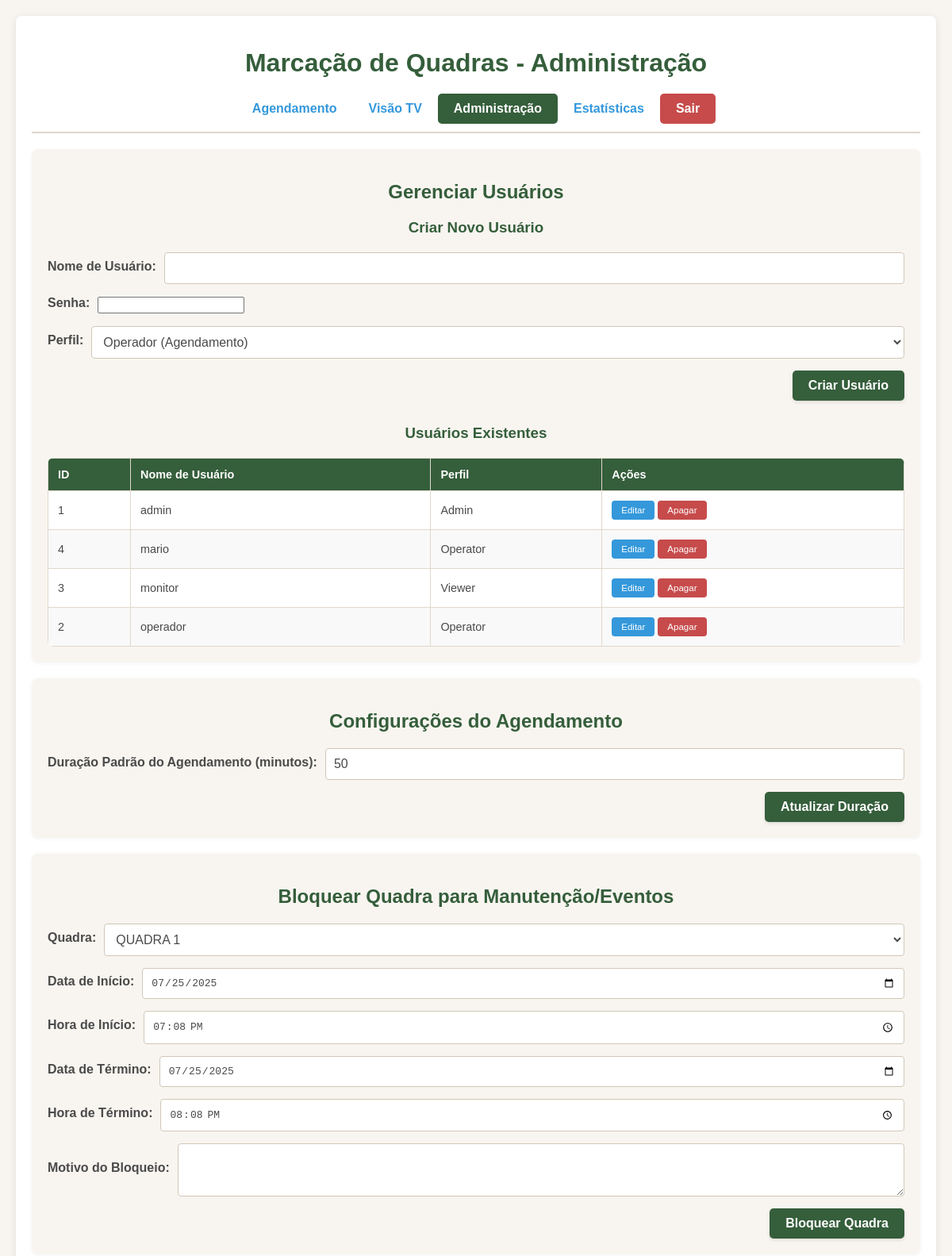
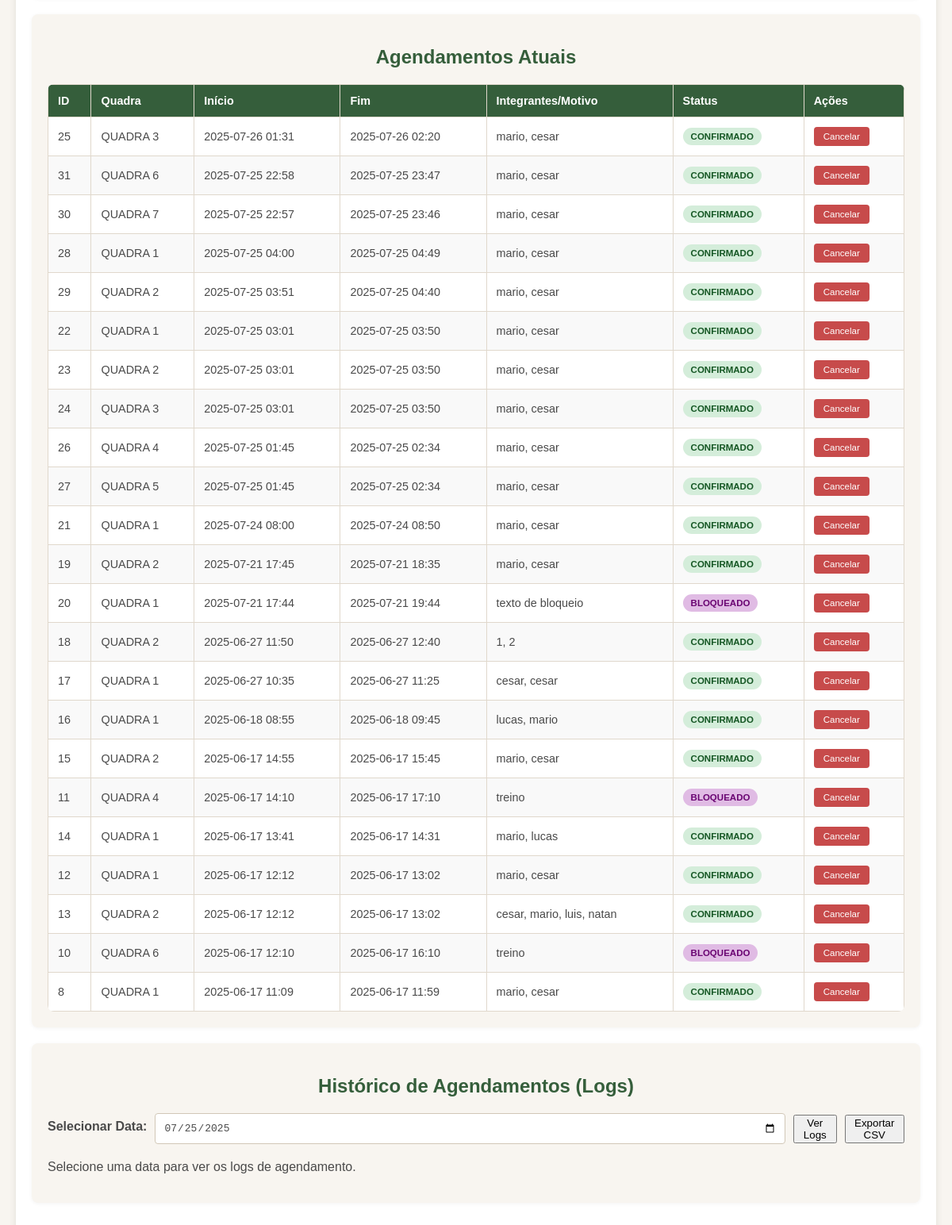
Page /admin (signed in) on the earlier database version (2 pictures, top to bottom).
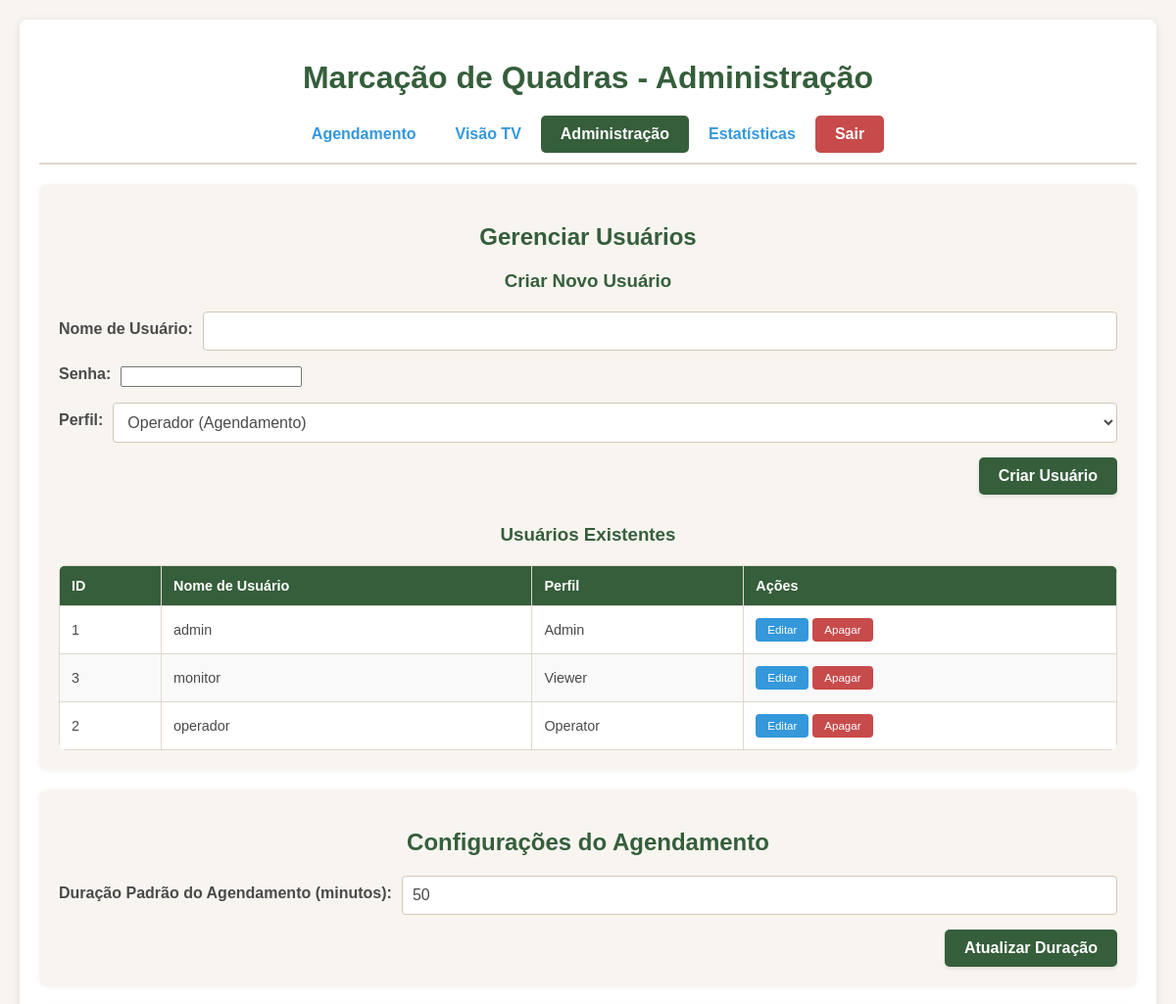
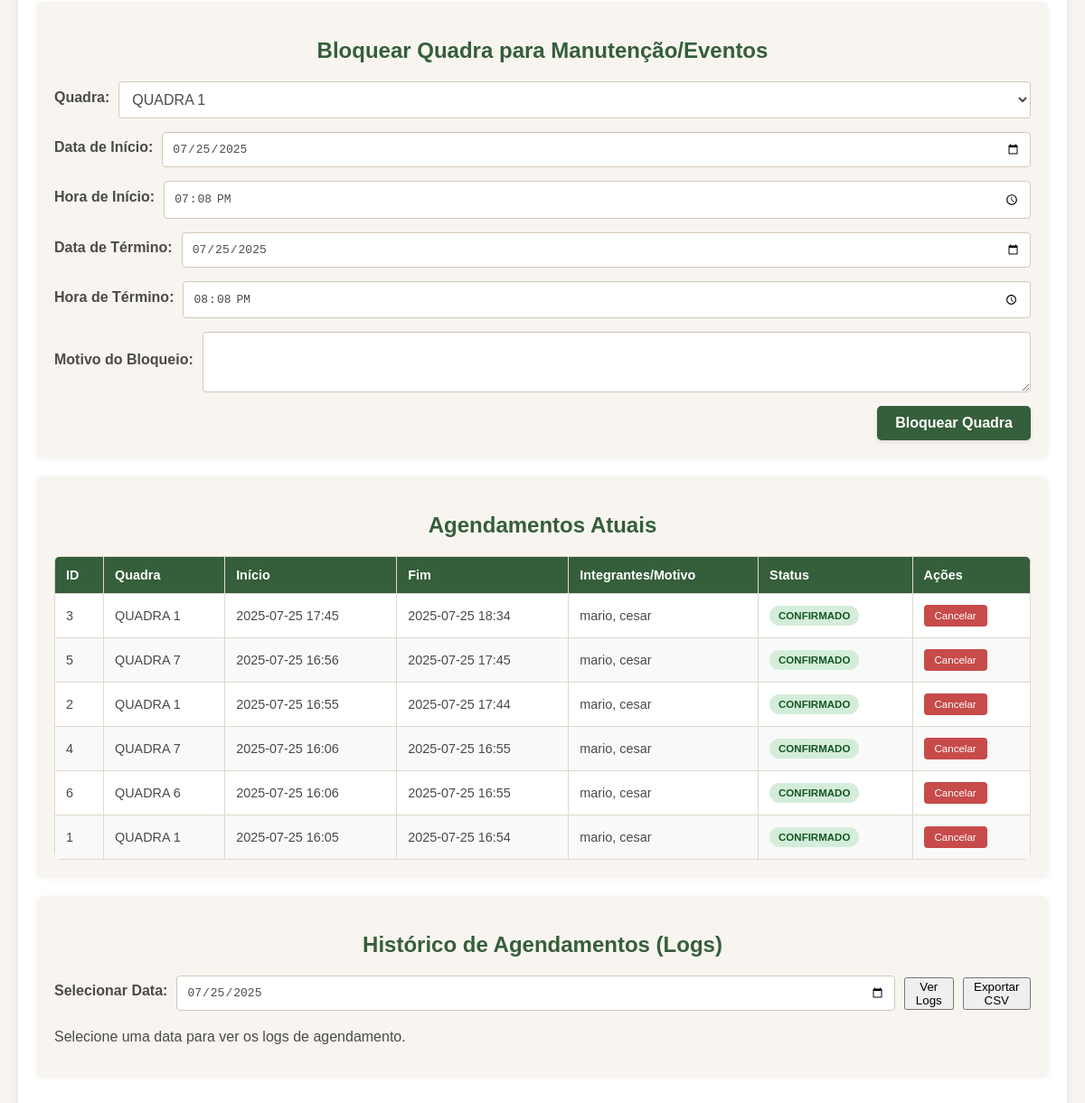
Same page on the later database version (2 pictures, top to bottom).
### tables this page shows
CREATE TABLE users (
            id INTEGER PRIMARY KEY AUTOINCREMENT,
            username TEXT UNIQUE NOT NULL,
            password_hash TEXT NOT NULL,
            role TEXT NOT NULL DEFAULT 'viewer' -- 'admin', 'operator', 'viewer'
        );

CREATE TABLE bookings (
            id INTEGER PRIMARY KEY AUTOINCREMENT,
            courtId TEXT NOT NULL,
            startTime TEXT NOT NULL,
            endTime TEXT NOT NULL,
            players TEXT NOT NULL, -- Armazenado como JSON string
            status TEXT NOT NULL,
            bookedBy TEXT,
            isBlockBooking INTEGER NOT NULL, -- 0 para False, 1 para True
            blockBookingReason TEXT,
            createdAt TEXT NOT NULL
        );

### app.py (the view, shortened to what this page needs)
@app.route('/admin', methods=['GET', 'POST'])
@login_required
@role_required(['admin'])
def admin_panel():
    settings = get_settings_db()
    all_bookings = get_bookings_db()
    all_bookings.sort(key=lambda x: x['startTime'], reverse=True) # Mais recente primeiro
    all_users = get_all_users()
    courts = [f"QUADRA {i + 1}" for i in range(7)]
    current_date = datetime.now().strftime('%Y-%m-%d')
    current_time = datetime.now().strftime('%H:%M')
    one_hour_later = (datetime.now() + timedelta(hours=1)).strftime('%H:%M')
    return render_template('admin.html', settings=settings, bookings=all_bookings, courts=courts,
                           current_date=current_date, current_time=current_time, one_hour_later=one_hour_later, all_users=all_users)

### templates/admin.html (shortened to what this page needs)
<!DOCTYPE html>
<html lang="pt-BR">
<head>
</head>
<body>
    <div class="container">
        <h1>Marcação de Quadras - Administração</h1>
        <div class="navbar">
            {% if g.user and (g.user.role == 'admin' or g.user.role == 'operator') %}
            <a href="{{ url_for('index') }}">Agendamento</a>
            {% endif %}
            {% if g.user and (g.user.role == 'admin' or g.user.role == 'viewer') %}
            <a href="{{ url_for('tv_view') }}">Visão TV</a>
            {% endif %}
            {% if g.user and g.user.role == 'admin' %}
            <a href="{{ url_for('admin_panel') }}" class="active">Administração</a>
            <a href="{{ url_for('statistics_panel') }}">Estatísticas</a>
            {% endif %}
            {% if g.user %}
            <a href="{{ url_for('logout') }}" style="background-color: var(--color-red-delete); color: white;">Sair</a>
            {% endif %}
        </div>
        <div class="section-card">
            <h2>Gerenciar Usuários</h2>
            <h3>Criar Novo Usuário</h3>
            <form action="{{ url_for('admin_panel') }}" method="post">
                <div class="form-group">
                    <label for="new_username">Nome de Usuário:</label>
                    <input type="text" id="new_username" name="new_username" required>
                </div>
                <div class="form-group">
                    <label for="new_password">Senha:</label>
                    <input type="password" id="new_password" name="new_password" required>
                </div>
                <div class="form-group">
                    <label for="new_role">Perfil:</label>
                    <select id="new_role" name="new_role" required>
                        <option value="operator">Operador (Agendamento)</option>
                    </select>
                </div>
                <div class="button-group">
                    <button type="submit" name="create_user" class="submit">Criar Usuário</button>
                </div>
            </form>
            <h3 style="margin-top: 30px;">Usuários Existentes</h3>
            {% if all_users %}
            <table>
                <thead>
                    <tr>
                        <th>ID</th>
                        <th>Nome de Usuário</th>
                        <th>Perfil</th>
                        <th>Ações</th>
                    </tr>
                </thead>
                <tbody>
                    {% for user in all_users %}
                    <tr>
                        <td>{{ user.id }}</td>
                        <td>{{ user.username }}</td>
                        <td>{{ user.role.capitalize() }}</td>
                        <td>
                            <button class="action-button-table"
                                onclick="openEditUserModal({{ user.id }}, '{{ user.username }}', '{{ user.role }}')">Editar</button>
                            <form action="{{ url_for('admin_panel') }}" method="post" style="display:inline-block;">
                                <button type="submit" name="delete_user" class="action-button-table delete"
                                {% if user.id == g.user.id %}disabled title="Você não pode apagar sua própria conta"{% endif %}>Apagar</button>
                            </form>
                        </td>
                    </tr>
                    {% endfor %}
                </tbody>
            </table>
            {% else %}
            <p>Nenhum usuário cadastrado (exceto os padrões).</p>
            {% endif %}
        </div>
        <div class="section-card">
            <h2>Configurações do Agendamento</h2>
            <form action="{{ url_for('admin_panel') }}" method="post">
                <div class="form-group">
                    <label for="new_duration">Duração Padrão do Agendamento (minutos):</label>
                    <input type="number" id="new_duration" name="new_duration" value="{{ settings.bookingDurationMinutes }}" required min="10" step="5">
                </div>
                <div class="button-group">
                    <button type="submit" name="update_duration" class="submit">Atualizar Duração</button>
                </div>
            </form>
        </div>
        <div class="section-card">
            <h2>Bloquear Quadra para Manutenção/Eventos</h2>
            <form action="{{ url_for('admin_panel') }}" method="post">
                <div class="form-group">
                    <label for="block_court_id">Quadra:</label>
                    <select id="block_court_id" name="block_court_id" required>
                        {% for court in courts %}
                            <option value="{{ court }}">{{ court }}</option>
                        {% endfor %}
                    </select>
                </div>
                <div class="form-group">
                    <label for="block_start_date">Data de Início:</label>
                    <input type="date" id="block_start_date" name="block_start_date" value="{{ current_date }}" required>
                </div>
                <div class="form-group">
                    <label for="block_start_time">Hora de Início:</label>
                    <input type="time" id="block_start_time" name="block_start_time" value="{{ current_time }}" required>
                </div>
                <div class="form-group">
                    <label for="block_end_date">Data de Término:</label>
                    <input type="date" id="block_end_date" name="block_end_date" value="{{ current_date }}" required>
                </div>
                <div class="form-group">
                    <label for="block_end_time">Hora de Término:</label>
                    <input type="time" id="block_end_time" name="block_end_time" value="{{ one_hour_later }}" required>
                </div>
                <div class="form-group">
                    <label for="block_reason">Motivo do Bloqueio:</label>
                    <textarea id="block_reason" name="block_reason" rows="3" required></textarea>
                </div>
                <div class="button-group">
                    <button type="submit" name="block_court" class="submit">Bloquear Quadra</button>
                </div>
            </form>
        </div>
        <div class="section-card">
            <h2>Agendamentos Atuais</h2>
            {% if bookings %}
            <table>
                <thead>
                    <tr>
                        <th>ID</th>
                        <th>Quadra</th>
                        <th>Início</th>
                        <th>Fim</th>
                        <th>Integrantes/Motivo</th>
                        <th>Status</th>
                        <th>Ações</th>
                    </tr>
                </thead>
                <tbody>
                    {% for booking in bookings %}
                    <tr>
                        <td>{{ booking.id }}</td>
                        <td>{{ booking.courtId }}</td>
                        <td>{{ booking.startTime.strftime('%Y-%m-%d %H:%M') }}</td>
                        <td>{{ booking.endTime.strftime('%Y-%m-%d %H:%M') }}</td>
                        <td>
                            {% if booking.isBlockBooking %}
                                {{ booking.blockBookingReason }}
                            {% else %}
                                {{ ', '.join(booking.players) }}
                            {% endif %}
                        </td>
                        <td>
                            <span class="status-tag
                                {% if booking.isBlockBooking %}status-block-booking
                                {% elif booking.status == 'confirmed' %}status-confirmed
                                {% elif booking.status == 'playing' %}status-playing
                                {% elif booking.status == 'provisional' %}status-alert-yellow
                                {% endif %}">
                                {% if booking.isBlockBooking %}BLOQUEADO
                                {% elif booking.status == 'confirmed' %}CONFIRMADO
                                {% elif booking.status == 'playing' %}EM JOGO
                                {% elif booking.status == 'provisional' %}PROVISÓRIO
                                {% endif %}
                            </span>
                        </td>
                        <td>
                            <form action="{{ url_for('admin_panel') }}" method="post" style="display:inline-block;">
                                <button type="submit" name="cancel_booking" class="action-button-table delete">Cancelar</button>
                            </form>
                        </td>
                    </tr>
                    {% endfor %}
                </tbody>
            </table>
            {% else %}
            <p>Nenhum agendamento encontrado.</p>
            {% endif %}
        </div>
        <div class="section-card">
            <h2>Histórico de Agendamentos (Logs)</h2>
            <div class="form-group">
                <label for="logDate">Selecionar Data:</label>
                <input type="date" id="logDate" value="{{ current_date }}">
                <button type="button" class="submit" onclick="fetchDailyLogs()">Ver Logs</button>
                <button type="button" class="submit" onclick="exportDailyLogsCsv()">Exportar CSV</button>
            </div>
            <div id="logsDisplay" style="margin-top: 20px;">
                <p>Selecione uma data para ver os logs de agendamento.</p>
            </div>
        </div>
    </div>
</body>
</html>

Differences in the rows shown:
removed users: id "4", username "mario", role "Operator"
removed bookings: id "25", courtId "QUADRA 3", startTime "2025-07-26 01:31", endTime "2025-07-26 02:20", players "mario, cesar", isBlockBooking "CONFIRMADO"
removed bookings: id "31", courtId "QUADRA 6", startTime "2025-07-25 22:58", endTime "2025-07-25 23:47", players "mario, cesar", isBlockBooking "CONFIRMADO"
removed bookings: id "30", courtId "QUADRA 7", startTime "2025-07-25 22:57", endTime "2025-07-25 23:46", players "mario, cesar", isBlockBooking "CONFIRMADO"
removed bookings: id "28", courtId "QUADRA 1", startTime "2025-07-25 04:00", endTime "2025-07-25 04:49", players "mario, cesar", isBlockBooking "CONFIRMADO"
removed bookings: id "29", courtId "QUADRA 2", startTime "2025-07-25 03:51", endTime "2025-07-25 04:40", players "mario, cesar", isBlockBooking "CONFIRMADO"
removed bookings: id "22", courtId "QUADRA 1", startTime "2025-07-25 03:01", endTime "2025-07-25 03:50", players "mario, cesar", isBlockBooking "CONFIRMADO"
removed bookings: id "23", courtId "QUADRA 2", startTime "2025-07-25 03:01", endTime "2025-07-25 03:50", players "mario, cesar", isBlockBooking "CONFIRMADO"
removed bookings: id "24", courtId "QUADRA 3", startTime "2025-07-25 03:01", endTime "2025-07-25 03:50", players "mario, cesar", isBlockBooking "CONFIRMADO"
removed bookings: id "26", courtId "QUADRA 4", startTime "2025-07-25 01:45", endTime "2025-07-25 02:34", players "mario, cesar", isBlockBooking "CONFIRMADO"
removed bookings: id "27", courtId "QUADRA 5", startTime "2025-07-25 01:45", endTime "2025-07-25 02:34", players "mario, cesar", isBlockBooking "CONFIRMADO"
removed bookings: id "21", courtId "QUADRA 1", startTime "2025-07-24 08:00", endTime "2025-07-24 08:50", players "mario, cesar", isBlockBooking "CONFIRMADO"
removed bookings: id "19", courtId "QUADRA 2", startTime "2025-07-21 17:45", endTime "2025-07-21 18:35", players "mario, cesar", isBlockBooking "CONFIRMADO"
removed bookings: id "20", courtId "QUADRA 1", startTime "2025-07-21 17:44", endTime "2025-07-21 19:44", blockBookingReason "texto de bloqueio", isBlockBooking "BLOQUEADO"
removed bookings: id "18", courtId "QUADRA 2", startTime "2025-06-27 11:50", endTime "2025-06-27 12:40", players "1, 2", isBlockBooking "CONFIRMADO"
removed bookings: id "17", courtId "QUADRA 1", startTime "2025-06-27 10:35", endTime "2025-06-27 11:25", players "cesar, cesar", isBlockBooking "CONFIRMADO"
removed bookings: id "16", courtId "QUADRA 1", startTime "2025-06-18 08:55", endTime "2025-06-18 09:45", players "lucas, mario", isBlockBooking "CONFIRMADO"
removed bookings: id "15", courtId "QUADRA 2", startTime "2025-06-17 14:55", endTime "2025-06-17 15:45", players "mario, cesar", isBlockBooking "CONFIRMADO"
removed bookings: id "11", courtId "QUADRA 4", startTime "2025-06-17 14:10", endTime "2025-06-17 17:10", blockBookingReason "treino", isBlockBooking "BLOQUEADO"
removed bookings: id "14", courtId "QUADRA 1", startTime "2025-06-17 13:41", endTime "2025-06-17 14:31", players "mario, lucas", isBlockBooking "CONFIRMADO"
removed bookings: id "12", courtId "QUADRA 1", startTime "2025-06-17 12:12", endTime "2025-06-17 13:02", players "mario, cesar", isBlockBooking "CONFIRMADO"
removed bookings: id "13", courtId "QUADRA 2", startTime "2025-06-17 12:12", endTime "2025-06-17 13:02", players "cesar, mario, luis, natan", isBlockBooking "CONFIRMADO"
removed bookings: id "10", courtId "QUADRA 6", startTime "2025-06-17 12:10", endTime "2025-06-17 16:10", blockBookingReason "treino", isBlockBooking "BLOQUEADO"
removed bookings: id "8", courtId "QUADRA 1", startTime "2025-06-17 11:09", endTime "2025-06-17 11:59", players "mario, cesar", isBlockBooking "CONFIRMADO"
added bookings: id "3", courtId "QUADRA 1", startTime "2025-07-25 17:45", endTime "2025-07-25 18:34", players "mario, cesar", isBlockBooking "CONFIRMADO"
added bookings: id "5", courtId "QUADRA 7", startTime "2025-07-25 16:56", endTime "2025-07-25 17:45", players "mario, cesar", isBlockBooking "CONFIRMADO"
added bookings: id "2", courtId "QUADRA 1", startTime "2025-07-25 16:55", endTime "2025-07-25 17:44", players "mario, cesar", isBlockBooking "CONFIRMADO"
added bookings: id "4", courtId "QUADRA 7", startTime "2025-07-25 16:06", endTime "2025-07-25 16:55", players "mario, cesar", isBlockBooking "CONFIRMADO"
added bookings: id "6", courtId "QUADRA 6", startTime "2025-07-25 16:06", endTime "2025-07-25 16:55", players "mario, cesar", isBlockBooking "CONFIRMADO"
added bookings: id "1", courtId "QUADRA 1", startTime "2025-07-25 16:05", endTime "2025-07-25 16:54", players "mario, cesar", isBlockBooking "CONFIRMADO"
